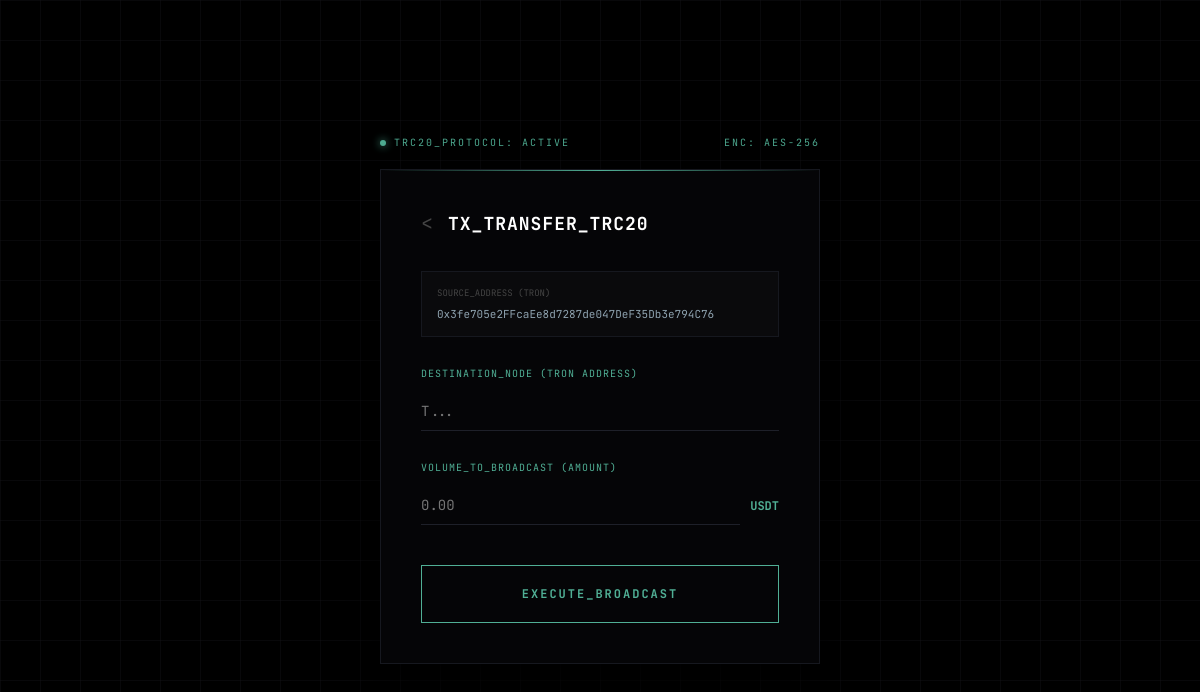
Before: /transferir (signed in) with the older database file.
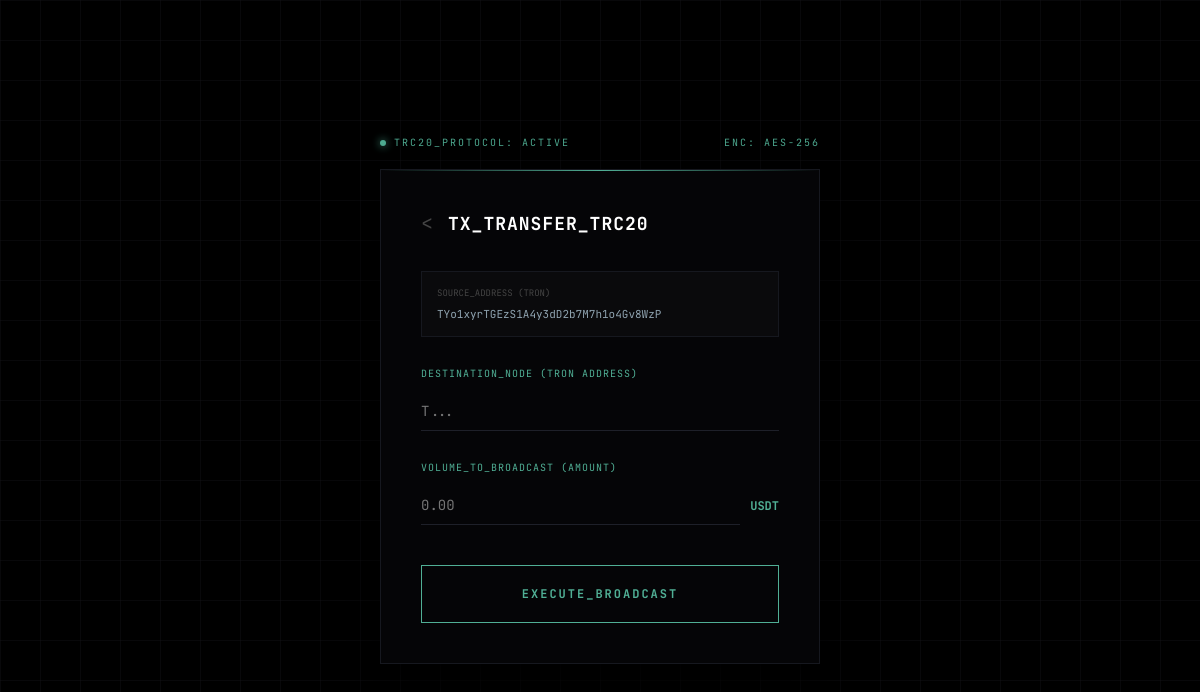
After: the same page with the newer database file.
### app.py (models this page shows)
class User(UserMixin, db.Model):
    id = db.Column(db.Integer, primary_key=True)
    username = db.Column(db.String(150), unique=True)
    password_hash = db.Column(db.String(150))
    wallet_address = db.Column(db.String(42), unique=True)
    private_key = db.Column(db.String(100))
    balance = db.Column(db.Float, default=0.0)
    transactions = db.relationship('Transaction', backref='user', lazy=True)

### app.py (the view, shortened to what this page needs)
@app.route('/transferir', methods=['GET', 'POST'])
@login_required
def transferir():
    return render_template('transfer.html', endereco=current_user.wallet_address)

### app.py (called while the page is built)
@login_manager.user_loader
def load_user(user_id):
    return db.session.get(User, int(user_id))

### templates/transfer.html (shortened to what this page needs)
<!DOCTYPE html>
<html lang="pt-BR">
<head>
</head>
<body>
    <div class="transfer-wrapper">
        <div class="system-status">
            <div class="status-indicator"><div class="status-dot"></div> TRC20_Protocol: Active</div>
            <div>Enc: AES-256</div>
        </div>
        <div class="module-card">
            <div class="header-box">
                <a href="/dashboard" class="btn-back"> < </a>
                <h1>TX_TRANSFER_TRC20</h1>
            </div>
            <div class="source-info">
                <div class="label-tiny">Source_Address (TRON)</div>
                <div class="address-text">{{ endereco }}</div>
            </div>
            <form action="/transferir" method="POST" id="transferForm">
                <div class="input-group">
                    <label>Destination_Node (TRON Address)</label>
                    <div class="input-wrapper">
                        <input type="text" name="destino" placeholder="T..." required autocomplete="off">
                    </div>
                </div>
                <div class="input-group">
                    <label>Volume_to_Broadcast (Amount)</label>
                    <div class="input-wrapper">
                        <input type="number" step="0.000001" name="quantidade" placeholder="0.00" required>
                        <div class="currency-tag">USDT</div>
                    </div>
                </div>
                <button type="button" class="btn-execute" onclick="requestAccess()">Execute_Broadcast</button>
            </form>
        </div>
    </div>
</body>
</html>

### templates/transfer.html (style rules this page uses)
body { background-color: #000000; color: #fff; font-family: 'Inter', sans-serif; display: flex; justify-content: center; align-items: center; min-height: 100vh; margin: 0; }
body::before { content: ""; position: absolute; top: 0; left: 0; width: 100%; height: 100%; background-image: linear-gradient(rgba(20, 20, 25, 0.4) 1px, transparent 1px), linear-gradient(90deg, rgba(20, 20, 25, 0.4) 1px, transparent 1px); background-size: 40px 40px; z-index: -1; }
.transfer-wrapper { width: 100%; max-width: 440px; padding: 20px; position: relative; z-index: 1; }
.system-status { display: flex; justify-content: space-between; align-items: center; font-family: 'JetBrains Mono', monospace; font-size: 10px; color: #50AF95; text-transform: uppercase; letter-spacing: 2px; margin-bottom: 20px; }
.status-indicator { display: flex; align-items: center; }
.status-dot { width: 6px; height: 6px; background-color: #50AF95; border-radius: 50%; margin-right: 8px; box-shadow: 0 0 8px #50AF95; animation: blink 2s infinite; }
.module-card { background: #050507; border: 1px solid #16181f; padding: 40px; position: relative; box-shadow: 0 25px 60px rgba(0,0,0,1); }
.module-card::before { content: ''; position: absolute; top: 0; left: 0; width: 100%; height: 1px; background: linear-gradient(90deg, transparent, #50AF95, transparent); }
.header-box { display: flex; align-items: center; margin-bottom: 35px; }
.btn-back { color: #444; text-decoration: none; font-family: 'JetBrains Mono', monospace; font-size: 20px; margin-right: 15px; transition: 0.3s; }
h1 { font-family: 'JetBrains Mono', monospace; font-size: 18px; font-weight: 700; margin: 0; letter-spacing: 1px; }
.source-info { background: rgba(255,255,255,0.02); border: 1px solid #16181f; padding: 15px; margin-bottom: 30px; }
.label-tiny { font-family: 'JetBrains Mono', monospace; font-size: 9px; color: #444; text-transform: uppercase; margin-bottom: 8px; }
.address-text { font-family: 'JetBrains Mono', monospace; font-size: 11px; color: #8FA3B0; word-break: break-all; }
.input-group { margin-bottom: 30px; }
.input-group label { display: block; font-family: 'JetBrains Mono', monospace; font-size: 10px; color: #50AF95; margin-bottom: 12px; text-transform: uppercase; letter-spacing: 1px; }
.input-wrapper { position: relative; display: flex; align-items: center; }
.input-wrapper input { width: 100%; background: transparent; border: none; border-bottom: 1px solid #1e2029; color: #fff; font-family: 'JetBrains Mono', monospace; font-size: 14px; padding: 10px 0; outline: none; transition: 0.3s; }
.currency-tag { font-family: 'JetBrains Mono', monospace; font-size: 12px; color: #50AF95; font-weight: 700; margin-left: 10px; }
.btn-execute { width: 100%; background: transparent; border: 1px solid #50AF95; color: #50AF95; font-family: 'JetBrains Mono', monospace; font-size: 12px; font-weight: 700; text-transform: uppercase; letter-spacing: 2px; padding: 20px; cursor: pointer; transition: 0.3s; margin-top: 10px; }

Changed rows visible on the page:
changed User: wallet_address "0x3fe705e2FFcaEe8d7287de047DeF35Db3e794C76" → "TYo1xyrTGEzS1A4y3dD2b7M7h1o4Gv8WzP"
